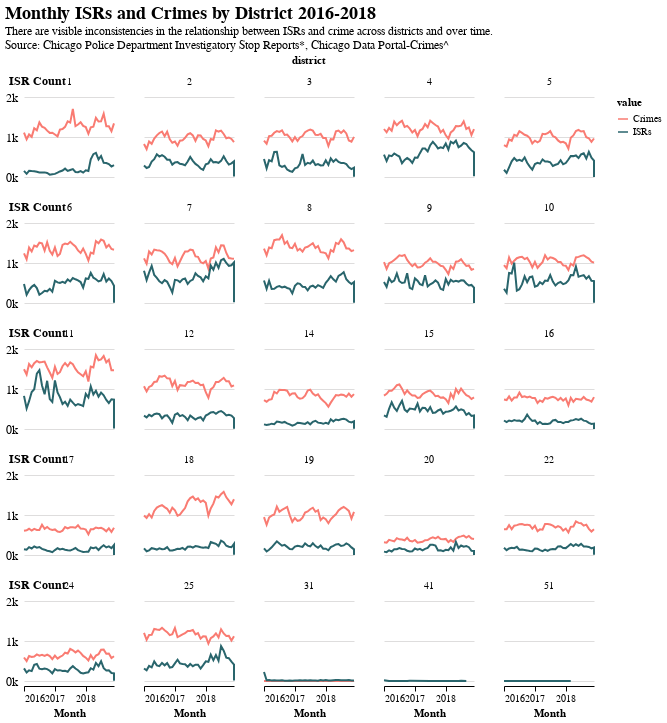

Source (notebook cell):
### Markdown cell above
##Visual

### Code cell
alt.Chart(district_counts).mark_line().encode(
    x=alt.X('month_year', title="Month"),
    y=alt.Y(
        'count',
        axis=alt.Axis(format='~s'),
        title="ISR Count"
    ),
    color=alt.Color('value', scale=alt.Scale(
            domain=['Crimes', 'ISRs'],
            range=['#f97b72', "#29656c"])),
    facet=alt.Facet('district', columns=5),
).properties(
    width=90,
    height=80,
    title={"text": ["Monthly ISRs and Crimes by District 2016-2018"],
"subtitle": ["There are visible inconsistencies in the relationship between \
ISRs and crime across districts and over time.",
"Source: Chicago Police Department Investigatory Stop Reports*, \
Chicago Data Portal-Crimes^"]
}
)

### Figure 1 — Vega-Lite specification as saved in the notebook (floating-point values rounded to 4 significant figures; data arrays with more than 128 entries replaced by an {"elided": "..."} marker saying what was removed)
{"config": {"title": {"fontSize": 18, "font": "Helvetica", "anchor": "start", "fontColor": "#000000"}, "axisX": {"domain": true, "domainColor": "#000000", "grid": false, "labelFont": "Helvetica", "tickColor": "#000000", "tickSize": 5, "titleFont": "Helvetica", "title": "X Axis Title (units)", "stroke": "transparent"}, "axisY": {"domain": false, "grid": true, "gridColor": "#DEDDDD", "gridWidth": 1, "labelFont": "Helvetica", "labelFontSize": 12, "labelAngle": 0, "ticks": false, "titleFont": "Helvetica", "titleFontSize": 12, "titlePadding": 10, "title": "Y Axis Title (units)", "titleAngle": 0, "titleY": -10, "titleX": 18}, "range": {"category": ["#7F3C8D", "#11A579", "#3969AC", "#F2B701", "#E73F74", "#80BA5A", "#E68310", "#008695", "#CF1C90", "#f97b72", "#4b4b8f", "#A5AA99"], "diverging": ["#ebf0f1", "#ffffff", "#c3d2d4", "#96b0b4", "#76999d", "#678e93", "#588489", "#4a7a7f", "#3a6f76", "#29656c"]}, "view": {"stroke": "transparent"}}, "data": {"name": "data-435e8e3a1c227270342d1ab70a329ca7"}, "mark": "line", "encoding": {"color": {"type": "nominal", "field": "value", "scale": {"domain": ["Crimes", "ISRs"], "range": ["#f97b72", "#29656c"]}}, "facet": {"type": "quantitative", "columns": 5, "field": "district"}, "x": {"type": "temporal", "field": "month_year", "title": "Month"}, "y": {"type": "quantitative", "axis": {"format": "~s"}, "field": "count", "title": "ISR Count"}}, "height": 80, "title": {"text": ["Monthly ISRs and Crimes by District 2016-2018"], "subtitle": ["There are visible inconsistencies in the relationship between ISRs and crime across districts and over time.", "Source: Chicago Police Department Investigatory Stop Reports*, Chicago Data Portal-Crimes^"]}, "width": 90, "$schema": "https://vega.github.io/schema/vega-lite/v4.0.2.json", "datasets": {"data-435e8e3a1c227270342d1ab70a329ca7": {"elided": "1676 records"}}}
